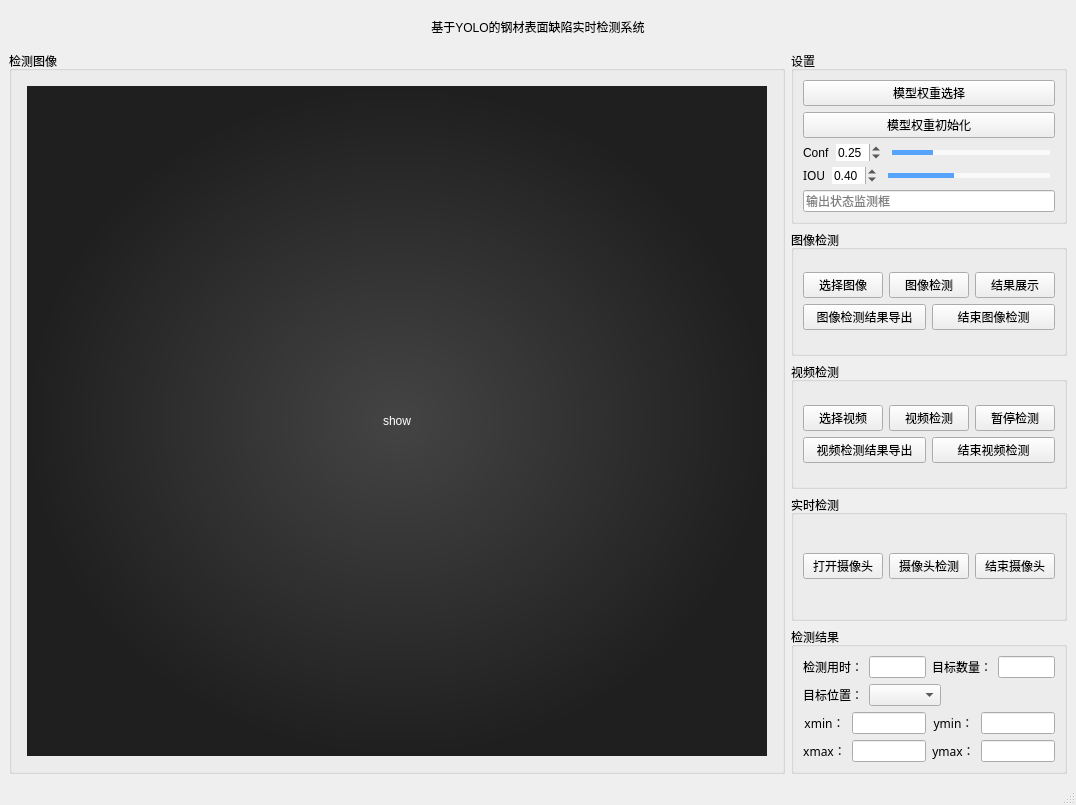
<?xml version="1.0" encoding="UTF-8"?>
<ui version="4.0">
 <class>MainWindow</class>
 <widget class="QMainWindow" name="MainWindow">
  <property name="geometry">
   <rect>
    <x>0</x>
    <y>0</y>
    <width>1076</width>
    <height>805</height>
   </rect>
  </property>
  <property name="windowTitle">
   <string>基于YOLO的钢材表面缺陷实时检测系统</string>
  </property>
  <widget class="QWidget" name="centralwidget">
   <layout class="QHBoxLayout" name="horizontalLayout_13">
    <item>
     <layout class="QVBoxLayout" name="verticalLayout_13" stretch="1,20">
      <item>
       <layout class="QHBoxLayout" name="horizontalLayout_12">
        <item>
         <spacer name="horizontalSpacer_2">
          <property name="orientation">
           <enum>Qt::Horizontal</enum>
          </property>
          <property name="sizeHint" stdset="0">
           <size>
            <width>40</width>
            <height>20</height>
           </size>
          </property>
         </spacer>
        </item>
        <item>
         <widget class="QLabel" name="label">
          <property name="styleSheet">
           <string notr="true">font: 75 18pt &quot;微软雅黑&quot;;</string>
          </property>
          <property name="text">
           <string>基于YOLO的钢材表面缺陷实时检测系统</string>
          </property>
          <property name="alignment">
           <set>Qt::AlignCenter</set>
          </property>
         </widget>
        </item>
        <item>
         <spacer name="horizontalSpacer_3">
          <property name="orientation">
           <enum>Qt::Horizontal</enum>
          </property>
          <property name="sizeHint" stdset="0">
           <size>
            <width>40</width>
            <height>20</height>
           </size>
          </property>
         </spacer>
        </item>
       </layout>
      </item>
      <item>
       <layout class="QHBoxLayout" name="horizontalLayout_11" stretch="4,1">
        <item>
         <widget class="QGroupBox" name="groupBox_6">
          <property name="styleSheet">
           <string notr="true">font: 9pt &quot;微软雅黑&quot;;</string>
          </property>
          <property name="title">
           <string>检测图像</string>
          </property>
          <layout class="QHBoxLayout" name="horizontalLayout_10">
           <property name="leftMargin">
            <number>15</number>
           </property>
           <property name="topMargin">
            <number>15</number>
           </property>
           <property name="rightMargin">
            <number>15</number>
           </property>
           <property name="bottomMargin">
            <number>15</number>
           </property>
           <item>
            <widget class="QLabel" name="input">
             <property name="styleSheet">
              <string notr="true">background-color: qradialgradient(spread:pad, cx:0.5, cy:0.5, radius:0.5, fx:0.5, fy:0.5, stop:0 rgba(68, 68, 68, 255), stop:1 rgba(31, 31, 31, 255));
color: rgb(255, 255, 255);</string>
             </property>
             <property name="text">
              <string>show</string>
             </property>
             <property name="scaledContents">
              <bool>true</bool>
             </property>
             <property name="alignment">
              <set>Qt::AlignCenter</set>
             </property>
            </widget>
           </item>
          </layout>
         </widget>
        </item>
        <item>
         <layout class="QVBoxLayout" name="verticalLayout_12">
          <item>
           <widget class="QGroupBox" name="groupBox">
            <property name="styleSheet">
             <string notr="true">font: 9pt &quot;微软雅黑&quot;;</string>
            </property>
            <property name="title">
             <string>设置</string>
            </property>
            <layout class="QVBoxLayout" name="verticalLayout_2">
             <item>
              <layout class="QVBoxLayout" name="verticalLayout">
               <item>
                <widget class="QPushButton" name="button_weight_select">
                 <property name="font">
                  <font>
                   <family>微软雅黑</family>
                   <pointsize>9</pointsize>
                   <weight>50</weight>
                   <italic>false</italic>
                   <bold>false</bold>
                  </font>
                 </property>
                 <property name="styleSheet">
                  <string notr="true"># rgb(0, 170, 255)</string>
                 </property>
                 <property name="text">
                  <string>模型权重选择</string>
                 </property>
                </widget>
               </item>
               <item>
                <widget class="QPushButton" name="button_weight_init">
                 <property name="font">
                  <font>
                   <family>微软雅黑</family>
                   <pointsize>9</pointsize>
                   <weight>50</weight>
                   <italic>false</italic>
                   <bold>false</bold>
                  </font>
                 </property>
                 <property name="text">
                  <string>模型权重初始化</string>
                 </property>
                </widget>
               </item>
               <item>
                <layout class="QHBoxLayout" name="horizontalLayout">
                 <item>
                  <widget class="QLabel" name="confidence">
                   <property name="styleSheet">
                    <string notr="true"/>
                   </property>
                   <property name="text">
                    <string>Conf</string>
                   </property>
                  </widget>
                 </item>
                 <item>
                  <widget class="QDoubleSpinBox" name="con_number">
                   <property name="frame">
                    <bool>false</bool>
                   </property>
                   <property name="keyboardTracking">
                    <bool>false</bool>
                   </property>
                   <property name="maximum">
                    <double>1.000000000000000</double>
                   </property>
                   <property name="singleStep">
                    <double>0.010000000000000</double>
                   </property>
                   <property name="stepType">
                    <enum>QAbstractSpinBox::DefaultStepType</enum>
                   </property>
                   <property name="value">
                    <double>0.250000000000000</double>
                   </property>
                  </widget>
                 </item>
                 <item>
                  <widget class="QSlider" name="con_slider">
                   <property name="styleSheet">
                    <string notr="true">QSlider{
	border-color: #bcbcbc;
	color:#57a4ff;
}
QSlider::groove:horizontal {
     border: 1px solid #999999;
     height: 3px;
  	 margin: 0px 0;
     left: 5px;
	right: 5px;
 }
QSlider::handle:horizontal {
     border: 0px ;
     border-image: url(:/img/img/icons/full-moon.png);
	 width:17px;
     margin: -7px -7px -7px -7px;
}
QSlider::add-page:horizontal{
background: qlineargradient(spread:pad, x1:0, y1:1, x2:0, y2:0, stop:0 #f9f9f9, stop:0.25 #f9f9f9, stop:0.5 #f9f9f9, stop:1 #f9f9f9);

}
QSlider::sub-page:horizontal{
 background: qlineargradient(spread:pad, x1:0, y1:1, x2:0, y2:0, stop:0 #57a4ff, stop:0.25 #57a4ff, stop:0.5 #57a4ff, stop:1 #57a4ff);
}</string>
                   </property>
                   <property name="maximum">
                    <number>100</number>
                   </property>
                   <property name="value">
                    <number>25</number>
                   </property>
                   <property name="orientation">
                    <enum>Qt::Horizontal</enum>
                   </property>
                  </widget>
                 </item>
                </layout>
               </item>
               <item>
                <layout class="QHBoxLayout" name="horizontalLayout_2">
                 <item>
                  <widget class="QLabel" name="confidence_2">
                   <property name="font">
                    <font>
                     <family>微软雅黑</family>
                     <pointsize>9</pointsize>
                     <weight>50</weight>
                     <italic>false</italic>
                     <bold>false</bold>
                    </font>
                   </property>
                   <property name="styleSheet">
                    <string notr="true">QLabel#confidence{
	font-size:12pt;
}</string>
                   </property>
                   <property name="text">
                    <string>IOU</string>
                   </property>
                  </widget>
                 </item>
                 <item>
                  <widget class="QDoubleSpinBox" name="iou_number">
                   <property name="frame">
                    <bool>false</bool>
                   </property>
                   <property name="maximum">
                    <double>1.000000000000000</double>
                   </property>
                   <property name="singleStep">
                    <double>0.010000000000000</double>
                   </property>
                   <property name="stepType">
                    <enum>QAbstractSpinBox::DefaultStepType</enum>
                   </property>
                   <property name="value">
                    <double>0.400000000000000</double>
                   </property>
                  </widget>
                 </item>
                 <item>
                  <widget class="QSlider" name="iou_slider">
                   <property name="styleSheet">
                    <string notr="true">QSlider{
	border-color: #bcbcbc;
	color:#57a4ff;
}
QSlider::groove:horizontal {
     border: 1px solid #999999;
     height: 3px;
  	 margin: 0px 0;
     left: 5px;
	right: 5px;
 }
QSlider::handle:horizontal {
     border: 0px ;
     border-image: url(:/img/img/icons/full-moon.png);
	 width:17px;
     margin: -7px -7px -7px -7px;
}
QSlider::add-page:horizontal{
background: qlineargradient(spread:pad, x1:0, y1:1, x2:0, y2:0, stop:0 #f9f9f9, stop:0.25 #f9f9f9, stop:0.5 #f9f9f9, stop:1 #f9f9f9);

}
QSlider::sub-page:horizontal{
 background: qlineargradient(spread:pad, x1:0, y1:1, x2:0, y2:0, stop:0 #57a4ff, stop:0.25 #57a4ff, stop:0.5 #57a4ff, stop:1 #57a4ff);
}</string>
                   </property>
                   <property name="maximum">
                    <number>100</number>
                   </property>
                   <property name="value">
                    <number>40</number>
                   </property>
                   <property name="orientation">
                    <enum>Qt::Horizontal</enum>
                   </property>
                  </widget>
                 </item>
                </layout>
               </item>
              </layout>
             </item>
             <item>
              <widget class="QLineEdit" name="lineEdit">
               <property name="text">
                <string/>
               </property>
               <property name="readOnly">
                <bool>true</bool>
               </property>
               <property name="placeholderText">
                <string>输出状态监测框</string>
               </property>
              </widget>
             </item>
            </layout>
           </widget>
          </item>
          <item>
           <widget class="QGroupBox" name="groupBox_2">
            <property name="styleSheet">
             <string notr="true">font: 9pt &quot;微软雅黑&quot;;</string>
            </property>
            <property name="title">
             <string>图像检测</string>
            </property>
            <layout class="QVBoxLayout" name="verticalLayout_4">
             <item>
              <layout class="QVBoxLayout" name="verticalLayout_3">
               <item>
                <layout class="QHBoxLayout" name="horizontalLayout_3">
                 <item>
                  <widget class="QPushButton" name="buttton_image_select">
                   <property name="font">
                    <font>
                     <family>微软雅黑</family>
                     <pointsize>9</pointsize>
                     <weight>50</weight>
                     <italic>false</italic>
                     <bold>false</bold>
                    </font>
                   </property>
                   <property name="text">
                    <string>选择图像</string>
                   </property>
                  </widget>
                 </item>
                 <item>
                  <widget class="QPushButton" name="button_image_detect">
                   <property name="font">
                    <font>
                     <family>微软雅黑</family>
                     <pointsize>9</pointsize>
                     <weight>50</weight>
                     <italic>false</italic>
                     <bold>false</bold>
                    </font>
                   </property>
                   <property name="text">
                    <string>图像检测</string>
                   </property>
                  </widget>
                 </item>
                 <item>
                  <widget class="QPushButton" name="button_image_show">
                   <property name="font">
                    <font>
                     <family>微软雅黑</family>
                     <pointsize>9</pointsize>
                     <weight>50</weight>
                     <italic>false</italic>
                     <bold>false</bold>
                    </font>
                   </property>
                   <property name="text">
                    <string>结果展示</string>
                   </property>
                  </widget>
                 </item>
                </layout>
               </item>
               <item>
                <layout class="QHBoxLayout" name="horizontalLayout_4">
                 <item>
                  <widget class="QPushButton" name="button_image_export">
                   <property name="font">
                    <font>
                     <family>微软雅黑</family>
                     <pointsize>9</pointsize>
                     <weight>50</weight>
                     <italic>false</italic>
                     <bold>false</bold>
                    </font>
                   </property>
                   <property name="text">
                    <string>图像检测结果导出</string>
                   </property>
                  </widget>
                 </item>
                 <item>
                  <widget class="QPushButton" name="button_image_stop">
                   <property name="font">
                    <font>
                     <family>微软雅黑</family>
                     <pointsize>9</pointsize>
                     <weight>50</weight>
                     <italic>false</italic>
                     <bold>false</bold>
                    </font>
                   </property>
                   <property name="text">
                    <string>结束图像检测</string>
                   </property>
                  </widget>
                 </item>
                </layout>
               </item>
              </layout>
             </item>
            </layout>
           </widget>
          </item>
          <item>
           <widget class="QGroupBox" name="groupBox_3">
            <property name="styleSheet">
             <string notr="true">font: 9pt &quot;微软雅黑&quot;;</string>
            </property>
            <property name="title">
             <string>视频检测</string>
            </property>
            <layout class="QVBoxLayout" name="verticalLayout_8">
             <item>
              <layout class="QVBoxLayout" name="verticalLayout_7">
               <item>
                <layout class="QHBoxLayout" name="horizontalLayout_5">
                 <item>
                  <widget class="QPushButton" name="buttton_video_select">
                   <property name="font">
                    <font>
                     <family>微软雅黑</family>
                     <pointsize>9</pointsize>
                     <weight>50</weight>
                     <italic>false</italic>
                     <bold>false</bold>
                    </font>
                   </property>
                   <property name="text">
                    <string>选择视频</string>
                   </property>
                  </widget>
                 </item>
                 <item>
                  <widget class="QPushButton" name="button_video_detect">
                   <property name="font">
                    <font>
                     <family>微软雅黑</family>
                     <pointsize>9</pointsize>
                     <weight>50</weight>
                     <italic>false</italic>
                     <bold>false</bold>
                    </font>
                   </property>
                   <property name="text">
                    <string>视频检测</string>
                   </property>
                  </widget>
                 </item>
                 <item>
                  <widget class="QPushButton" name="button_video_suspend">
                   <property name="font">
                    <font>
                     <family>微软雅黑</family>
                     <pointsize>9</pointsize>
                     <weight>50</weight>
                     <italic>false</italic>
                     <bold>false</bold>
                    </font>
                   </property>
                   <property name="text">
                    <string>暂停检测</string>
                   </property>
                  </widget>
                 </item>
                </layout>
               </item>
               <item>
                <layout class="QHBoxLayout" name="horizontalLayout_6">
                 <item>
                  <widget class="QPushButton" name="button_video_export">
                   <property name="font">
                    <font>
                     <family>微软雅黑</family>
                     <pointsize>9</pointsize>
                     <weight>50</weight>
                     <italic>false</italic>
                     <bold>false</bold>
                    </font>
                   </property>
                   <property name="text">
                    <string>视频检测结果导出</string>
                   </property>
                  </widget>
                 </item>
                 <item>
                  <widget class="QPushButton" name="button_video_stop">
                   <property name="font">
                    <font>
                     <family>微软雅黑</family>
                     <pointsize>9</pointsize>
                     <weight>50</weight>
                     <italic>false</italic>
                     <bold>false</bold>
                    </font>
                   </property>
                   <property name="text">
                    <string>结束视频检测</string>
                   </property>
                  </widget>
                 </item>
                </layout>
               </item>
              </layout>
             </item>
            </layout>
           </widget>
          </item>
          <item>
           <widget class="QGroupBox" name="groupBox_4">
            <property name="styleSheet">
             <string notr="true">font: 9pt &quot;微软雅黑&quot;;</string>
            </property>
            <property name="title">
             <string>实时检测</string>
            </property>
            <layout class="QVBoxLayout" name="verticalLayout_9">
             <item>
              <layout class="QHBoxLayout" name="horizontalLayout_7">
               <item>
                <widget class="QPushButton" name="button_camera_start">
                 <property name="font">
                  <font>
                   <family>微软雅黑</family>
                   <pointsize>9</pointsize>
                   <weight>50</weight>
                   <italic>false</italic>
                   <bold>false</bold>
                  </font>
                 </property>
                 <property name="text">
                  <string>打开摄像头</string>
                 </property>
                </widget>
               </item>
               <item>
                <widget class="QPushButton" name="button_camera_detect">
                 <property name="font">
                  <font>
                   <family>微软雅黑</family>
                   <pointsize>9</pointsize>
                   <weight>50</weight>
                   <italic>false</italic>
                   <bold>false</bold>
                  </font>
                 </property>
                 <property name="text">
                  <string>摄像头检测</string>
                 </property>
                </widget>
               </item>
               <item>
                <widget class="QPushButton" name="button_camera_stop">
                 <property name="font">
                  <font>
                   <family>微软雅黑</family>
                   <pointsize>9</pointsize>
                   <weight>50</weight>
                   <italic>false</italic>
                   <bold>false</bold>
                  </font>
                 </property>
                 <property name="text">
                  <string>结束摄像头</string>
                 </property>
                </widget>
               </item>
              </layout>
             </item>
            </layout>
           </widget>
          </item>
          <item>
           <widget class="QGroupBox" name="groupBox_5">
            <property name="styleSheet">
             <string notr="true">font: 9pt &quot;微软雅黑&quot;;</string>
            </property>
            <property name="title">
             <string>检测结果</string>
            </property>
            <layout class="QVBoxLayout" name="verticalLayout_11">
             <item>
              <layout class="QVBoxLayout" name="verticalLayout_10">
               <item>
                <layout class="QHBoxLayout" name="horizontalLayout_8">
                 <item>
                  <widget class="QLabel" name="label_2">
                   <property name="font">
                    <font>
                     <family>微软雅黑</family>
                     <pointsize>9</pointsize>
                     <weight>50</weight>
                     <italic>false</italic>
                     <bold>false</bold>
                    </font>
                   </property>
                   <property name="text">
                    <string>检测用时：</string>
                   </property>
                   <property name="alignment">
                    <set>Qt::AlignCenter</set>
                   </property>
                  </widget>
                 </item>
                 <item>
                  <widget class="QLineEdit" name="lineEdit_detect_time">
                   <property name="text">
                    <string/>
                   </property>
                   <property name="readOnly">
                    <bool>true</bool>
                   </property>
                   <property name="placeholderText">
                    <string/>
                   </property>
                  </widget>
                 </item>
                 <item>
                  <widget class="QLabel" name="label_3">
                   <property name="font">
                    <font>
                     <family>微软雅黑</family>
                     <pointsize>9</pointsize>
                     <weight>50</weight>
                     <italic>false</italic>
                     <bold>false</bold>
                    </font>
                   </property>
                   <property name="text">
                    <string>目标数量：</string>
                   </property>
                   <property name="alignment">
                    <set>Qt::AlignCenter</set>
                   </property>
                  </widget>
                 </item>
                 <item>
                  <widget class="QLineEdit" name="lineEdit_detect_object_nums">
                   <property name="text">
                    <string/>
                   </property>
                   <property name="readOnly">
                    <bool>true</bool>
                   </property>
                   <property name="placeholderText">
                    <string/>
                   </property>
                  </widget>
                 </item>
                </layout>
               </item>
               <item>
                <layout class="QHBoxLayout" name="horizontalLayout_9">
                 <item>
                  <widget class="QLabel" name="label_4">
                   <property name="font">
                    <font>
                     <family>微软雅黑</family>
                     <pointsize>9</pointsize>
                     <weight>50</weight>
                     <italic>false</italic>
                     <bold>false</bold>
                    </font>
                   </property>
                   <property name="text">
                    <string>目标位置：</string>
                   </property>
                   <property name="alignment">
                    <set>Qt::AlignCenter</set>
                   </property>
                  </widget>
                 </item>
                 <item>
                  <widget class="QComboBox" name="comboBox">
                   <property name="placeholderText">
                    <string/>
                   </property>
                  </widget>
                 </item>
                 <item>
                  <spacer name="horizontalSpacer">
                   <property name="orientation">
                    <enum>Qt::Horizontal</enum>
                   </property>
                   <property name="sizeHint" stdset="0">
                    <size>
                     <width>40</width>
                     <height>20</height>
                    </size>
                   </property>
                  </spacer>
                 </item>
                </layout>
               </item>
               <item>
                <layout class="QGridLayout" name="gridLayout">
                 <item row="0" column="0">
                  <widget class="QLabel" name="label_5">
                   <property name="font">
                    <font>
                     <family>微软雅黑</family>
                     <pointsize>9</pointsize>
                     <weight>50</weight>
                     <italic>false</italic>
                     <bold>false</bold>
                    </font>
                   </property>
                   <property name="text">
                    <string>xmin：</string>
                   </property>
                   <property name="alignment">
                    <set>Qt::AlignCenter</set>
                   </property>
                  </widget>
                 </item>
                 <item row="0" column="1">
                  <widget class="QLineEdit" name="lineEdit_xmin">
                   <property name="text">
                    <string/>
                   </property>
                   <property name="readOnly">
                    <bool>true</bool>
                   </property>
                   <property name="placeholderText">
                    <string/>
                   </property>
                  </widget>
                 </item>
                 <item row="0" column="2">
                  <widget class="QLabel" name="label_8">
                   <property name="font">
                    <font>
                     <family>微软雅黑</family>
                     <pointsize>9</pointsize>
                     <weight>50</weight>
                     <italic>false</italic>
                     <bold>false</bold>
                    </font>
                   </property>
                   <property name="text">
                    <string>ymin：</string>
                   </property>
                   <property name="alignment">
                    <set>Qt::AlignCenter</set>
                   </property>
                  </widget>
                 </item>
                 <item row="0" column="3">
                  <widget class="QLineEdit" name="lineEdit_ymin">
                   <property name="text">
                    <string/>
                   </property>
                   <property name="readOnly">
                    <bool>true</bool>
                   </property>
                   <property name="placeholderText">
                    <string/>
                   </property>
                  </widget>
                 </item>
                 <item row="1" column="0">
                  <widget class="QLabel" name="label_6">
                   <property name="font">
                    <font>
                     <family>微软雅黑</family>
                     <pointsize>9</pointsize>
                     <weight>50</weight>
                     <italic>false</italic>
                     <bold>false</bold>
                    </font>
                   </property>
                   <property name="text">
                    <string>xmax：</string>
                   </property>
                   <property name="alignment">
                    <set>Qt::AlignCenter</set>
                   </property>
                  </widget>
                 </item>
                 <item row="1" column="1">
                  <widget class="QLineEdit" name="lineEdit_xmax">
                   <property name="text">
                    <string/>
                   </property>
                   <property name="readOnly">
                    <bool>true</bool>
                   </property>
                   <property name="placeholderText">
                    <string/>
                   </property>
                  </widget>
                 </item>
                 <item row="1" column="2">
                  <widget class="QLabel" name="label_7">
                   <property name="font">
                    <font>
                     <family>微软雅黑</family>
                     <pointsize>9</pointsize>
                     <weight>50</weight>
                     <italic>false</italic>
                     <bold>false</bold>
                    </font>
                   </property>
                   <property name="text">
                    <string>ymax：</string>
                   </property>
                   <property name="alignment">
                    <set>Qt::AlignCenter</set>
                   </property>
                  </widget>
                 </item>
                 <item row="1" column="3">
                  <widget class="QLineEdit" name="lineEdit_ymax">
                   <property name="text">
                    <string/>
                   </property>
                   <property name="readOnly">
                    <bool>true</bool>
                   </property>
                   <property name="placeholderText">
                    <string/>
                   </property>
                  </widget>
                 </item>
                </layout>
               </item>
              </layout>
             </item>
            </layout>
           </widget>
          </item>
         </layout>
        </item>
       </layout>
      </item>
     </layout>
    </item>
   </layout>
  </widget>
  <widget class="QStatusBar" name="statusbar"/>
 </widget>
 <resources>
  <include location="camera.qrc"/>
 </resources>
 <connections/>
</ui>
